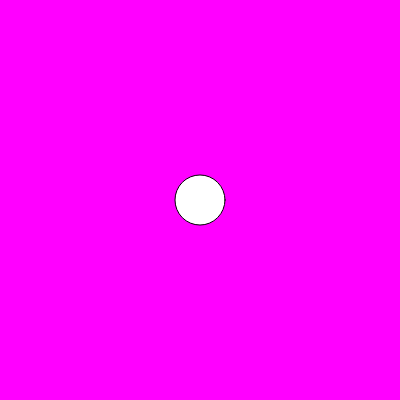
Frame 1 (no input)
Frame 60 (no input): identical to frame 1, image omitted
Frame 120 (the mouse pressed at the canvas centre since frame 60): identical to frame 1, image omitted

The p5.js sketch that drew this single still picture (run headless with seeded random() and noise() and a simulated clock; from frame 60 on, the mouse is pressed at the canvas centre):

// p5.js sketch
// ── sketch.js
function setup() {
    createCanvas(400, 400);
}

function draw() {
    background(255, 0, 255);
    ellipse(200, 200, 50, 50);
}
